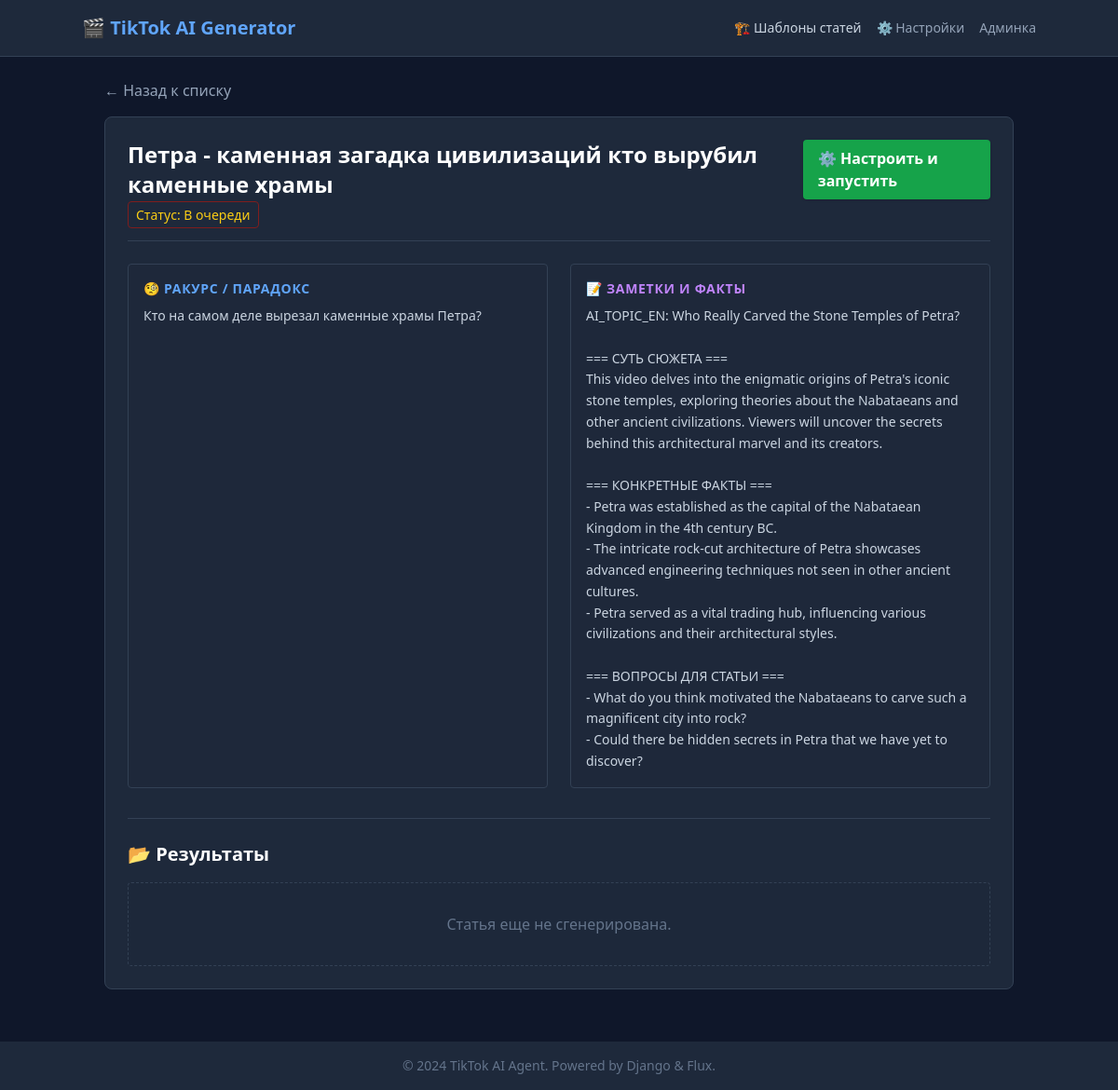
/generator/project/143/, run on an earlier commit of the app's database.
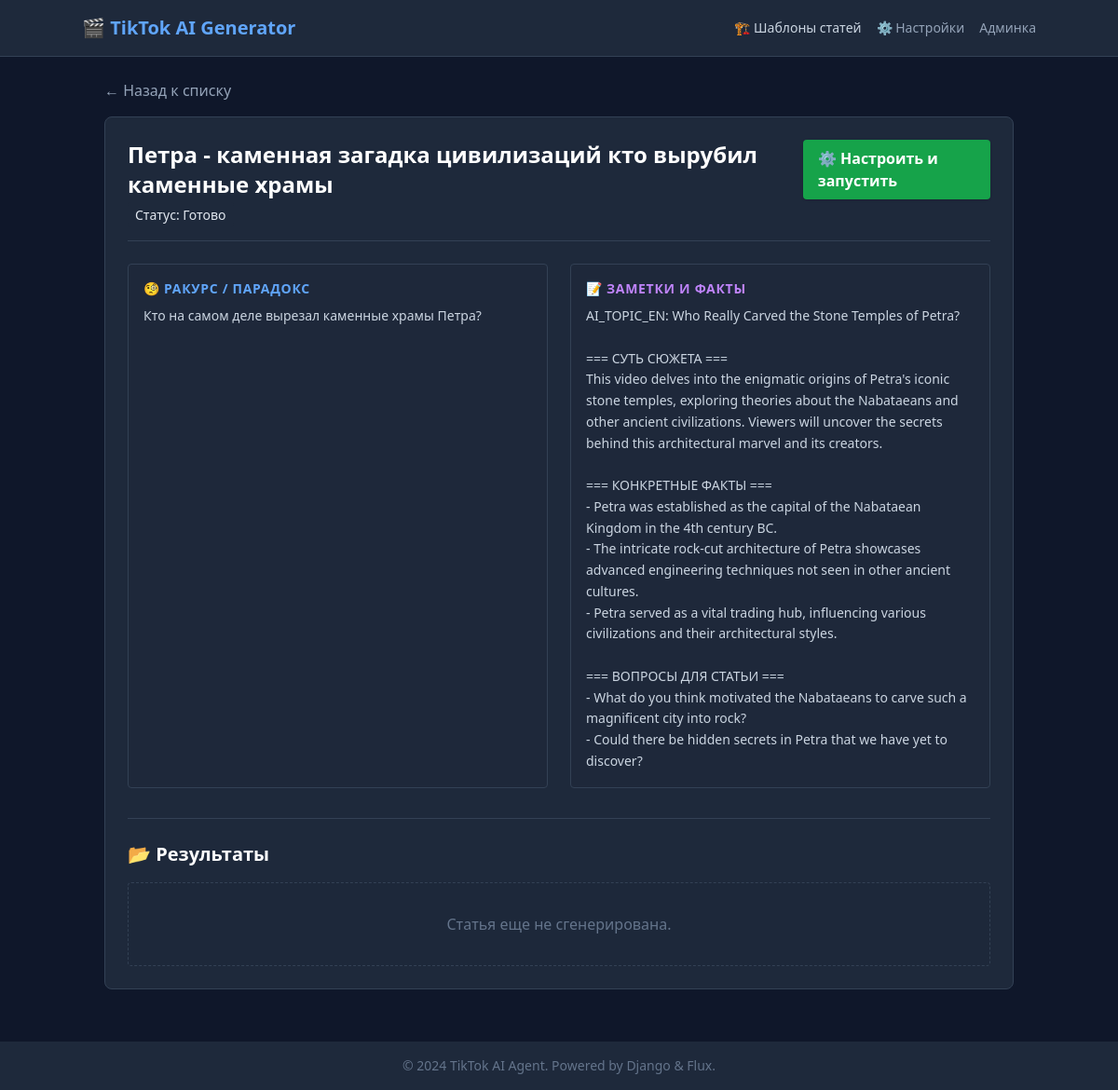
And on a later commit of the database.
### topics/models.py (models this page shows, shortened)
class VideoProject(models.Model):
    STATUS_CHOICES = [
        ('pending', 'В очереди'),
        ('processing', 'Генерируется'),
        ('completed', 'Готово'),
        ('failed', 'Ошибка'),
    ]
    topic = models.CharField("Тема видео", max_length=255)
    angle = models.TextField(
        "Ракурс / Парадокс", help_text="Основная идея или технологический парадокс")
    notes = models.TextField(
        "Заметки / Факты", help_text="Детальные факты, даты, имена, вопросы для исследования")
    status = models.CharField("Статус", max_length=20,
                              choices=STATUS_CHOICES, default='pending')
    output_file = models.FileField(
        "Готовое видео", upload_to='videos/', null=True, blank=True)
    idea_style = models.CharField(
        "Код промпта", max_length=100, null=True, blank=True)
    created_at = models.DateTimeField("Дата создания", auto_now_add=True)
    updated_at = models.DateTimeField("Дата обновления", auto_now=True)
    class Meta:
        verbose_name = "Идея"
        verbose_name_plural = "Идеи"
        ordering = ['-created_at']

### generator/views.py (the view)
# urls.py: path('project/<int:pk>/', views.project_detail, name='project_detail'),
def project_detail(request, pk):
    project = get_object_or_404(VideoProject, pk=pk)
    return render(request, 'generator/project_detail.html', {'project': project})

### generator/templates/generator/project_detail.html (shortened to what the changed rows need)
{% extends 'generator/base.html' %}
{% block content %}
<div class="card rounded-lg p-6 max-w-5xl mx-auto">
    <div class="flex justify-between items-start border-b border-slate-700 pb-4 mb-6">
        <div>
            <h1 class="text-2xl font-bold text-white mb-1">{{ project.topic }}</h1>
            <span class="text-sm px-2 py-1 rounded bg-slate-800
                {% if project.status == 'pending' %}text-yellow-400 border border-yellow-900{%
                elif project.status == 'processing' %}text-blue-400 border border-blue-900 animate-pulse{%
                elif project.status == 'completed' %}text-green-400 border border-green-900{%
                else %}text-red-400 border border-red-900{% endif %}">
                Статус: {{ project.get_status_display }}
            </span>
        </div>
    </div>
    <div class="grid grid-cols-1 md:grid-cols-2 gap-6 mb-8">
        <div class="bg-slate-800/50 p-4 rounded border border-slate-700">
            <h3 class="text-sm font-bold text-blue-400 uppercase tracking-wider mb-2">🧐 Ракурс / Парадокс</h3>
            <p class="text-slate-300 text-sm leading-relaxed">{{ project.angle }}</p>
        </div>
        <div class="bg-slate-800/50 p-4 rounded border border-slate-700">
            <h3 class="text-sm font-bold text-purple-400 uppercase tracking-wider mb-2">📝 Заметки и Факты</h3>
            <p class="text-slate-300 text-sm leading-relaxed whitespace-pre-line">{{ project.notes }}</p>
        </div>
    </div>
    <div class="border-t border-slate-700 pt-6">
        <h2 class="text-xl font-bold text-white mb-4">📂 Результаты</h2>
    </div>
</div>
{% endblock %}

What changed in the data, as far as the page shows it:
changed VideoProject "Петра - каменная загадка цивилизаций кто вырубил каменные храмы": status "В очереди" → "Готово"
